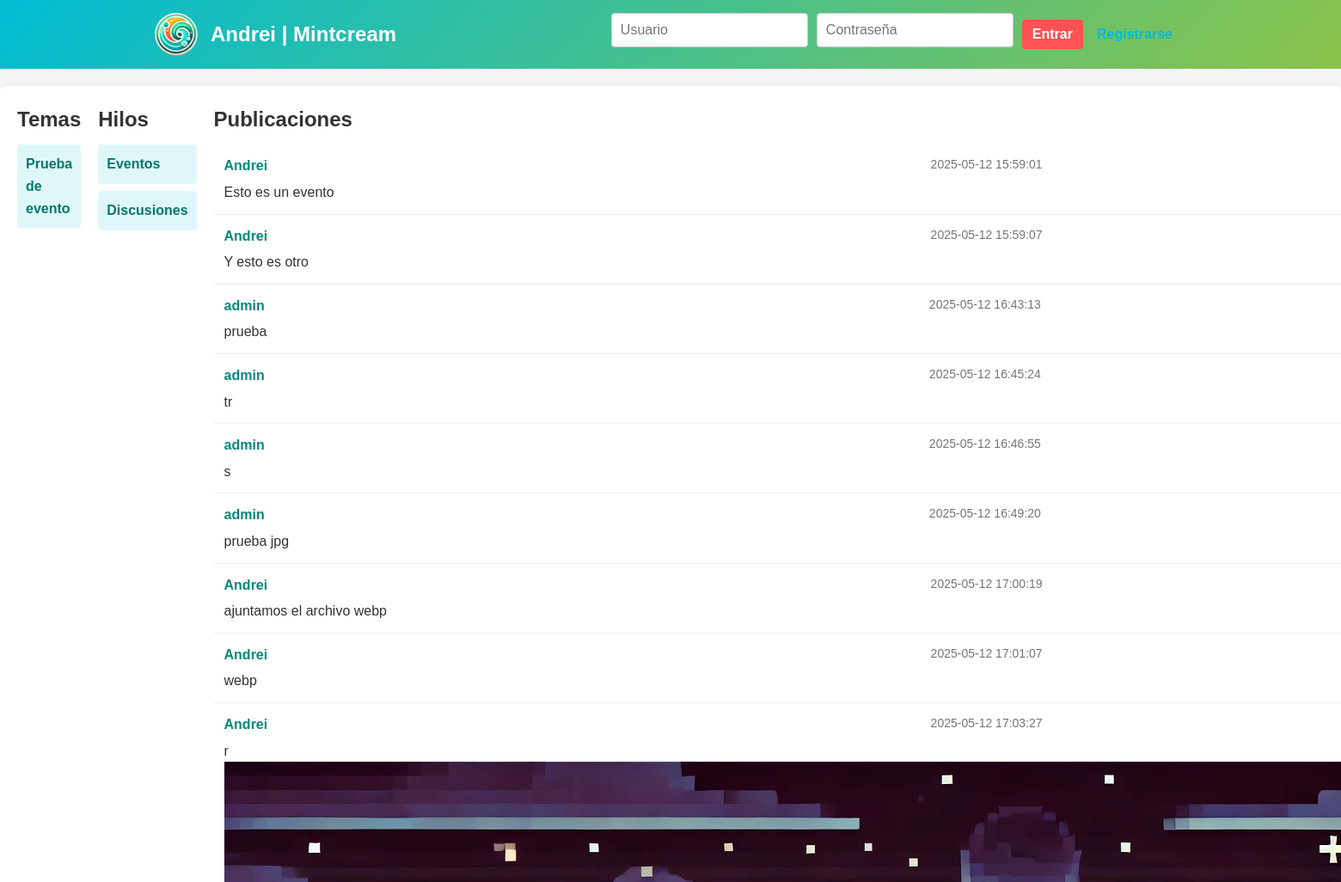
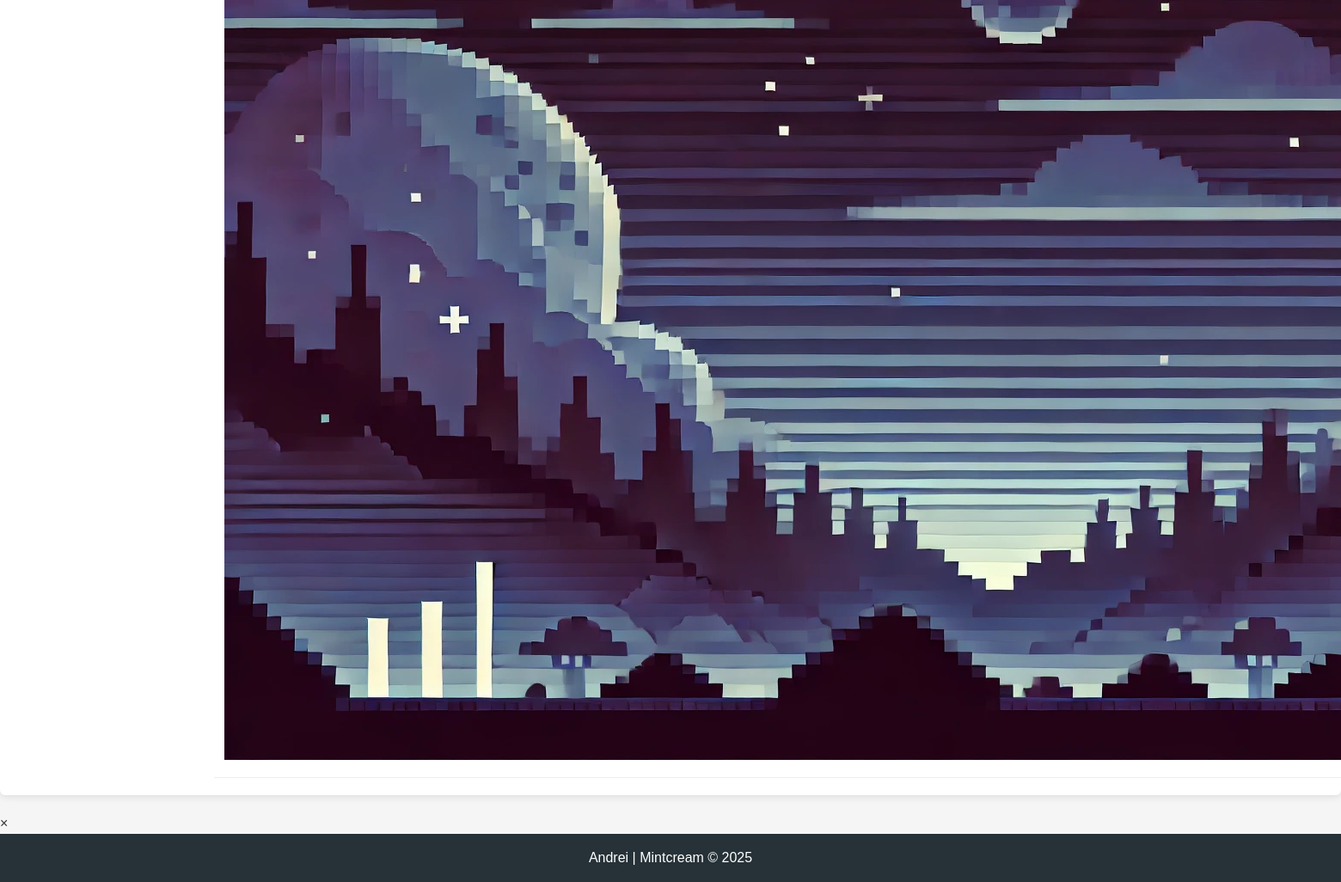
The app's page /?tema_id=1&hilo_id=2 with its own data (2 pictures, top to bottom).
### tables this page shows
CREATE TABLE temas (
        id INTEGER PRIMARY KEY AUTOINCREMENT,
        titulo TEXT NOT NULL
    );

CREATE TABLE hilos (
        id INTEGER PRIMARY KEY AUTOINCREMENT,
        tema_id INTEGER NOT NULL,
        titulo TEXT NOT NULL,
        FOREIGN KEY (tema_id) REFERENCES temas(id) ON DELETE CASCADE
    );

CREATE TABLE publicaciones (
        id INTEGER PRIMARY KEY AUTOINCREMENT,
        hilo_id INTEGER NOT NULL,
        user_id INTEGER NOT NULL,
        parent_id INTEGER DEFAULT 0,
        contenido TEXT NOT NULL,
        fecha DATETIME NOT NULL, imagen TEXT,
        FOREIGN KEY (hilo_id) REFERENCES hilos(id) ON DELETE CASCADE,
        FOREIGN KEY (user_id) REFERENCES users(id) ON DELETE CASCADE
    );

CREATE TABLE users (
        id INTEGER PRIMARY KEY AUTOINCREMENT,
        username TEXT UNIQUE NOT NULL,
        password TEXT NOT NULL,
        role INTEGER NOT NULL,
        name TEXT,
        email TEXT
    );

### inc/procesamientodeformularios.php (called while the page is built, shortened)
<?php
$accion = $_GET['accion'] ?? '';
?>

### index.php (called while the page is built, shortened)
<?php
require_once __DIR__ . '/inc/inicializarsqlite.php';
require_once __DIR__ . '/inc/procesamientodeformularios.php';
require_once __DIR__ . '/inc/datosinterfaz.php';
require_once __DIR__ . '/bloques/cabeza.php';
require_once __DIR__ . '/bloques/cabecera.php';
require_once __DIR__ . '/bloques/principal.php';
require_once __DIR__ . '/bloques/piedepagina.php';

### inc/datosinterfaz.php (called while the page is built, shortened)
<?php
try {
    $stmt = $pdo->query("SELECT * FROM temas ORDER BY id DESC");
    $temas = $stmt->fetchAll(PDO::FETCH_ASSOC);
} catch (PDOException $ex) {
    error_log('Error al obtener temas: ' . $ex->getMessage());
    $temas = [];
}
$tema_seleccionado = isset($_GET['tema_id']) ? (int)$_GET['tema_id'] : 0;
if ($tema_seleccionado > 0) {
    try {
        $stmt = $pdo->prepare("SELECT * FROM hilos WHERE tema_id = :tema_id ORDER BY id DESC");
        $stmt->execute([':tema_id' => $tema_seleccionado]);
        $hilos = $stmt->fetchAll(PDO::FETCH_ASSOC);
    } catch (PDOException $ex) {
        error_log('Error al obtener hilos para el tema ' . $tema_seleccionado . ': ' . $ex->getMessage());
    }
}
$hilo_seleccionado = isset($_GET['hilo_id']) ? (int)$_GET['hilo_id'] : 0;
if ($hilo_seleccionado > 0) {
    try {
        $stmt = $pdo->prepare("
            SELECT p.*, u.username
            FROM publicaciones p
            JOIN users u ON p.user_id = u.id
            WHERE p.hilo_id = :hilo_id
            ORDER BY p.id ASC
        ");
        $stmt->execute([':hilo_id' => $hilo_seleccionado]);
        $publicaciones = $stmt->fetchAll(PDO::FETCH_ASSOC);
    } catch (PDOException $ex) {
        error_log('Error al obtener publicaciones para el hilo ' . $hilo_seleccionado . ': ' . $ex->getMessage());
    }
}
?>

### bloques/principal.php (the view, shortened to what this page needs)
<?php if ($accion === 'register'): ?>
    <section class="registration-section">
        <h2>Registro de Usuario</h2>
        <form action="?accion=register" method="POST" class="registration-form">
            <input type="text" name="username" placeholder="Nombre de usuario" required>
            <input type="password" name="password" placeholder="Contraseña" required>
            <input type="text" name="name" placeholder="Nombre completo">
            <input type="email" name="email" placeholder="Correo electrónico">
            <button type="submit" class="btn-primary">Registrarse</button>
        </form>
    </section>
<?php else: ?>
    <div class="forum-container">
        <aside class="sidebar-topics">
            <section class="topic-section">
                <h2>Temas</h2>
                <ul class="topic-list">
                    <?php foreach ($temas as $tema): ?>
                        <li>
                            <a href="?tema_id=<?php echo $tema['id']; ?>">
                                <?php echo htmlspecialchars($tema['titulo']); ?>
                            </a>
                        </li>
                    <?php endforeach; ?>
                </ul>
            </section>
        </aside>
        <section class="middle-section">
            <?php if ($tema_seleccionado > 0): ?>
                <div class="thread-wrapper">
                    <h2>Hilos</h2>
                    <ul class="thread-list">
                        <?php foreach ($hilos as $hilo): ?>
                            <li>
                                <a href="?tema_id=<?php echo $tema_seleccionado; ?>&hilo_id=<?php echo $hilo['id']; ?>">
                                    <?php echo htmlspecialchars($hilo['titulo']); ?>
                                </a>
                            </li>
                        <?php endforeach; ?>
                    </ul>
                </div>
            <?php endif; ?>
        </section>
        <aside class="sidebar-posts">
            <?php if ($hilo_seleccionado > 0): ?>
                <div class="post-wrapper">
                    <h2>Publicaciones</h2>
                    <ul class="post-list">
                        <?php foreach ($publicaciones as $pub): ?>
                            <li class="post-item">
                                <div class="post-header">
                                    <span class="post-author"><?php echo htmlspecialchars($pub['username']); ?></span>
                                    <span class="post-date"><?php echo $pub['fecha']; ?></span>
                                </div>
                                <div class="post-content">
                                    <?php echo nl2br(htmlspecialchars($pub['contenido'])); ?>
                                    <?php if (!empty($pub['imagen'])): ?>
                                        <div class="post-image-wrapper">
                                            <img src="uploads/<?php echo htmlspecialchars($pub['imagen']); ?>" alt="Imagen de la publicación" class="post-image">
                                        </div>
                                    <?php endif; ?>
                                </div>
                            </li>
                        <?php endforeach; ?>
                    </ul>
                </div>
            <?php endif; ?>
        </aside>
    </div>
<?php endif; ?>
<div id="imgModal" class="modal">
    <span class="close-modal">&times;</span>
</div>

### css/global.css (style rules this page uses)
* { margin: 0; padding: 0; box-sizing: border-box; }
body { font-family: 'Helvetica', Arial, sans-serif; background-color: #f5f5f5; color: #333; line-height: 1.6; font-size: 16px; }
a { text-decoration: none; color: #00bcd4; }

### css/cabeza.css (style rules this page uses)
html { scroll-behavior: smooth; }

### css/principal.css (style rules this page uses)
.registration-section, .admin-panel, .forum-container { padding: 20px; background-color: #fff; border-radius: 6px; margin: 20px 0; box-shadow: 0 2px 8px rgba(0, 0, 0, 0.1); }
.forum-container { display: flex; gap: 20px; }
.sidebar-topics { flex: 1; }
.middle-section { flex: 2; }
.sidebar-posts { flex: 1.5; }
.topic-list, .thread-list, .post-list { list-style: none; margin-top: 10px; }
.topic-list li, .thread-list li { margin: 8px 0; padding: 10px; background-color: #e0f7fa; border-radius: 4px; }
.topic-list li a, .thread-list li a { font-size: 16px; color: #00796b; font-weight: bold; }
.post-item { padding: 12px; border-bottom: 1px solid #eee; }
.post-header { display: flex; justify-content: space-between; margin-bottom: 5px; }
.post-author { font-weight: bold; color: #00897b; }
.post-date { font-size: 14px; color: #757575; }

### records on screen
temas: titulo "Prueba de evento"
hilos: titulo "Eventos"
hilos: titulo "Discusiones"
publicaciones: user.username "Andrei", fecha "2025-05-12 15:59:01", contenido "Esto es un evento"
publicaciones: user.username "Andrei", fecha "2025-05-12 15:59:07", contenido "Y esto es otro"
publicaciones: user.username "admin", fecha "2025-05-12 16:43:13", contenido "prueba"
publicaciones: user.username "admin", fecha "2025-05-12 16:45:24", contenido "tr"
publicaciones: user.username "admin", fecha "2025-05-12 16:46:55", contenido "s"
publicaciones: user.username "admin", fecha "2025-05-12 16:49:20", contenido "prueba jpg"
publicaciones: user.username "Andrei", fecha "2025-05-12 17:00:19", contenido "ajuntamos el archivo webp"
publicaciones: user.username "Andrei", fecha "2025-05-12 17:01:07", contenido "webp"
publicaciones: user.username "Andrei", fecha "2025-05-12 17:03:27", contenido "r", imagen (picture)
